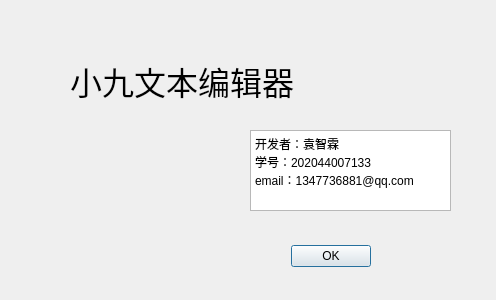
<?xml version="1.0" encoding="UTF-8"?>
<ui version="4.0">
 <class>AboutDialog</class>
 <widget class="QDialog" name="AboutDialog">
  <property name="geometry">
   <rect>
    <x>0</x>
    <y>0</y>
    <width>496</width>
    <height>300</height>
   </rect>
  </property>
  <property name="windowTitle">
   <string>Dialog</string>
  </property>
  <widget class="QDialogButtonBox" name="buttonBox">
   <property name="geometry">
    <rect>
     <x>30</x>
     <y>240</y>
     <width>341</width>
     <height>32</height>
    </rect>
   </property>
   <property name="orientation">
    <enum>Qt::Horizontal</enum>
   </property>
   <property name="standardButtons">
    <set>QDialogButtonBox::Ok</set>
   </property>
  </widget>
  <widget class="QLabel" name="label">
   <property name="geometry">
    <rect>
     <x>70</x>
     <y>40</y>
     <width>321</width>
     <height>81</height>
    </rect>
   </property>
   <property name="font">
    <font>
     <family>AcadEref</family>
     <pointsize>24</pointsize>
    </font>
   </property>
   <property name="text">
    <string>小九文本编辑器</string>
   </property>
  </widget>
  <widget class="QTextBrowser" name="textBrowser">
   <property name="geometry">
    <rect>
     <x>250</x>
     <y>130</y>
     <width>201</width>
     <height>81</height>
    </rect>
   </property>
   <property name="html">
    <string>&lt;!DOCTYPE HTML PUBLIC &quot;-//W3C//DTD HTML 4.0//EN&quot; &quot;http://www.w3.org/TR/REC-html40/strict.dtd&quot;&gt;
&lt;html&gt;&lt;head&gt;&lt;meta name=&quot;qrichtext&quot; content=&quot;1&quot; /&gt;&lt;style type=&quot;text/css&quot;&gt;
p, li { white-space: pre-wrap; }
&lt;/style&gt;&lt;/head&gt;&lt;body style=&quot; font-family:'SimSun'; font-size:9pt; font-weight:400; font-style:normal;&quot;&gt;
&lt;p style=&quot; margin-top:0px; margin-bottom:0px; margin-left:0px; margin-right:0px; -qt-block-indent:0; text-indent:0px;&quot;&gt;开发者：袁智霖&lt;/p&gt;
&lt;p style=&quot; margin-top:0px; margin-bottom:0px; margin-left:0px; margin-right:0px; -qt-block-indent:0; text-indent:0px;&quot;&gt;学号：202044007133&lt;/p&gt;
&lt;p style=&quot; margin-top:0px; margin-bottom:0px; margin-left:0px; margin-right:0px; -qt-block-indent:0; text-indent:0px;&quot;&gt;email：1347736881@qq.com&lt;/p&gt;&lt;/body&gt;&lt;/html&gt;</string>
   </property>
  </widget>
  <widget class="QLabel" name="label_2">
   <property name="geometry">
    <rect>
     <x>10</x>
     <y>90</y>
     <width>211</width>
     <height>181</height>
    </rect>
   </property>
   <property name="styleSheet">
    <string notr="true">border-image: url(:/img/wenben.png);</string>
   </property>
   <property name="text">
    <string/>
   </property>
  </widget>
 </widget>
 <resources/>
 <connections>
  <connection>
   <sender>buttonBox</sender>
   <signal>accepted()</signal>
   <receiver>AboutDialog</receiver>
   <slot>accept()</slot>
   <hints>
    <hint type="sourcelabel">
     <x>248</x>
     <y>254</y>
    </hint>
    <hint type="destinationlabel">
     <x>157</x>
     <y>274</y>
    </hint>
   </hints>
  </connection>
  <connection>
   <sender>buttonBox</sender>
   <signal>rejected()</signal>
   <receiver>AboutDialog</receiver>
   <slot>reject()</slot>
   <hints>
    <hint type="sourcelabel">
     <x>316</x>
     <y>260</y>
    </hint>
    <hint type="destinationlabel">
     <x>286</x>
     <y>274</y>
    </hint>
   </hints>
  </connection>
 </connections>
</ui>
